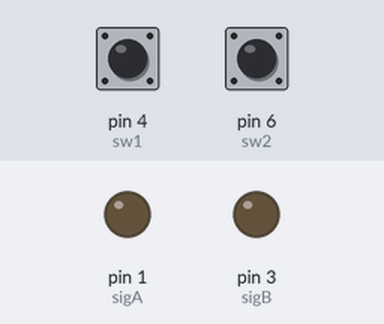
This sketch was run on a simulated Arduino Uno, built with avr-gcc and run on an emulated ATmega328P. On the bench: output pins drawn as LEDs (lit = HIGH). The test bench sets the inputs (shaded band); at power-on: pin 6 (sw2) HIGH, pin 4 (sw1) LOW.

Above: at 30.4 s.
30.5 s: pin 6 (sw2) pulled LOW for 3 s
At 45.2 s:
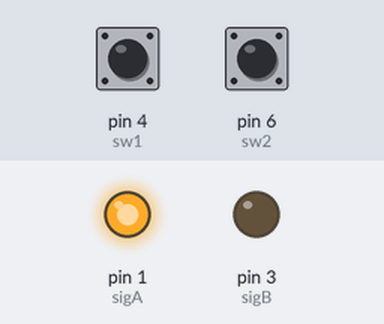
Timing chart, 0 to 50.4 s (numbered marks = the images above; inputs shaded):
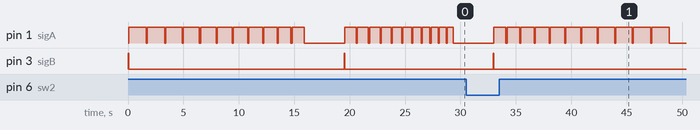

The sketch:

asgn1.ino
```cpp
int sw1 = 4; // declaring pin 4 as switch 1
int sw2 = 6; // declaring pin 6 as switch 2
int sigA = 1;// declaring pin 1 as signal A or LED 1
int sigB = 3;// declaring pin 3 as signal B or LED 2
int rsw1 = 0;// declaring a variable to read from switch 1 initially set as LOW
int rsw2 = 0;// declaring a variable to read from switch 2 initially set as LOW
int a = 1100;// parameter 'a' calculated as first letter*100 = 11*100 = 1100
int r = 1600;// parameter used in mode '2' where we reverse the signal, hence highest value is a+(c-1)*b = 1600
int b = 100;// parameter 'b' calculated as second letter*100 = 1*100 = 100
int c = 11; // parameter 'c' calculated as third letter+4 = 7+4=11
int d = 3500;// parameter 'd' calculated as fourth letter*500 = 7*500 = 3500
// mode is calculated as rem(fifth letter/4) + 1 = rem(1/4) + 1 = 2. Hence we use mode 2

void setup() {
  // put your setup code here, to run once:
  pinMode(sw1, INPUT); // setting sw1 pin(switch 1) as INPUT
  pinMode(sw2, INPUT); // setting sw2 pin(switch 2) as INPUT
  pinMode(sigA, OUTPUT);// setting sigA pin(LED 1/signal A) as OUTPUT
  pinMode(sigB, OUTPUT);// setting sigB pin(LED 2/signal B) as OUTPUT

}

void loop() {
  // put your main code here, to run repeatedly:
  rsw1 = digitalRead(sw1); // reading from sw1 and storing it in rsw1
  rsw2 = digitalRead(sw2); // reading from sw2 and storing it in rsw2

  if(rsw1 == HIGH)         // using if else to
  {
    digitalWrite(sigA, LOW);
    digitalWrite(sigB, LOW);

  }

  else{

    if(rsw2 == LOW)
    {
      digitalWrite(sigB, HIGH);
      delay(50);
      digitalWrite(sigB, LOW);

      for(int i =0;i<c;i++)
      {
        digitalWrite(sigA, HIGH);
        delay(a);
        digitalWrite(sigA, LOW);
        delay(b);
        a = a+50;
      }
      digitalWrite(sigA, LOW);
      delay(d);
    }

    else
    {
      digitalWrite(sigB, HIGH);
      delay(50);
      digitalWrite(sigB, LOW);

      for(int i =0; i<c;i++){

        digitalWrite(sigA, HIGH);
        delay(r);
        digitalWrite(sigA, LOW);
        delay(b);
        r = r-50;
      }

      digitalWrite(sigA, LOW);
      delay(d);


    }

  }

}
```

Measured:
- after the input at 30.5 s, pin 3 (sigB): goes on until 33.0 s, then stays LOW
- by itself, pin 3 (sigB): alternates HIGH for 0.05 s and LOW for 19.5 s
